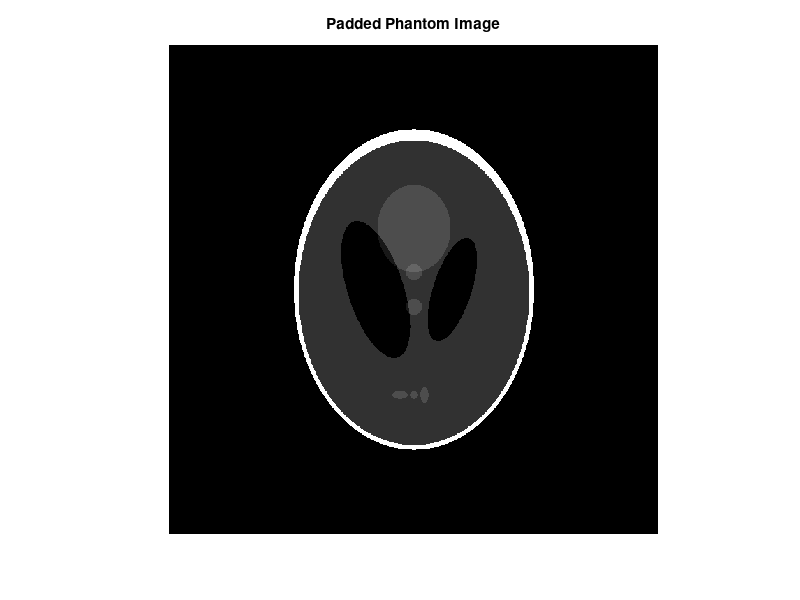

Write the MATLAB code that produced this figure. (Note: this script raises an error after producing the figure.)
% Copyright 2017 Kyungtaek Jun
% Licensed under the MIT License
% https://www.mit.edu/~amini/LICENSE.md

%%%%%%%%%%%%%%%%%%%%%%%%%%%%%%%%%%%%%%%%%%%%%%%%%%%%%%%%%%%%%%%%%%%%
%%% Virtual Alignment Method for Rigid Sample with Phantom Image %%%
%%% Scientific Reports, 2017                                     %%%
%%%%%%%%%%%%%%%%%%%%%%%%%%%%%%%%%%%%%%%%%%%%%%%%%%%%%%%%%%%%%%%%%%%%
close all, clear all, clc;

%%% the position of fixed point in the polar coordinate system
%%%%%%%%%%%%%%%%%%%%%%%%%%%%%%%%%%%%%%%%%%%%%%%%%%%%%%%%%%
fp_r = 100;         % Radius from the center of Reconstrucion
fp_phi = 45;        % Angle (degree)
%%%%%%%%%%%%%%%%%%%%%%%%%%%%%%%%%%%%%%%%%%%%%%%%%%%%%%%%%%

%%% initial set up
max_angle = 180;        % rotating angle
projections = 360;      % number of projection images
dtheta = max_angle/projections;
theta = 0:dtheta:max_angle-dtheta;

%%% make phantom image by 500*500 pixels
pnx = 500;      % size of phantom
P = phantom('Modified Shepp-Logan',pnx);

%%% padding 100 pixels around the image
Pad = 100;
inx = pnx + 2*Pad;
iny = inx;
IS = zeros(inx);     % Initial set up for Image Sample
for j = Pad + 1:iny - Pad       % put phantom on the center
    for i = Pad + 1:inx - Pad
        temp_val = P(i-Pad, j-Pad);
        if temp_val < 0    % remove negative values for making videos
            IS(i,j) = 0;
        else
            IS(i,j) = temp_val;
        end
    end
end
figure, imshow(IS), title('Padded Phantom Image');
set(gcf,'color','w');

%%% random errors
ER = Pad;       % range of errors
vt_er = randi([-ER ER],1,projections);      % vertial translation errors
pt_er = randi([-ER ER],1,projections);      % parallel translation erros

%%% set up videos
writerObj = VideoWriter('Phantom_During_Scanning.avi');
open(writerObj);
for k = 1:projections
    new_IS = imtranslate(IS,[vt_er(k), pt_er(k)]);
    writeVideo(writerObj, new_IS);
end
close(writerObj);

%%% set up non ideal sinogram
sino_nonideal = [];
for k = 1:projections
    new_IS = imtranslate(IS,[vt_er(k), pt_er(k)]);
    [sino_clmn,xp] = radon(new_IS,theta(k));
    sino_nonideal = [sino_nonideal sino_clmn];
end

figure, imagesc(theta,xp,sino_nonideal)
colormap(winter)
colorbar
xlabel('Parallel Rotation Angle - \theta (degrees)');
ylabel('Parallel Sensor Position - x\prime (pixels)');
title('Non-ideal sinogram with translation errors');
set(gcf,'color','w');
    
%%% ideal sinogram by applying virtual alignment method
[snx, sny] = size(sino_nonideal);
for j = 1:sny
    for i = 1:snx
        sino_ideal(i,j) = 0;
    end
end
    
deg_to_rad = pi/180;
Virtural_RA = round(snx/2);    
for j = 1:projections
    pjtd_CA_x = 0;
    total_MAC = 0;
    for i = 1:snx
        pjtd_CA_x = pjtd_CA_x + i*sino_nonideal(i,j);
        total_MAC = total_MAC + sino_nonideal(i,j);
    end
    
    pjtd_CA_x = pjtd_CA_x/total_MAC;                      % Calculate CA (CM)
    T = fp_r*cos((j*dtheta-fp_phi)*deg_to_rad);       % T function with Radius and Angle
    pjtd_CA_x = pjtd_CA_x + T;
    
    ceil_pjtd_CA_x = ceil(pjtd_CA_x);
    floor_pjtd_CA_x = floor(pjtd_CA_x);
    right_ratio = pjtd_CA_x - floor_pjtd_CA_x;
    left_ratio = ceil_pjtd_CA_x - pjtd_CA_x;
    if left_ratio == 0
        left_ratio = 1;
    end
    
    move = Virtural_RA - floor_pjtd_CA_x;
    
    for i = 2:snx-1
        if i+1+move <= 1 | i+move >= snx
            continue
        else
            sino_ideal(i+move,j) = sino_nonideal(i,j)*left_ratio + sino_nonideal(i+1,j)*right_ratio;   %
        end
    end
end
        
figure, imagesc(theta,xp,sino_ideal)
colormap(winter)
colorbar
xlabel('Parallel Rotation Angle - \theta (degrees)');
ylabel('Parallel Sensor Position - x\prime (pixels)');
title(['Ideal Sinogram - Fixted Point is on T function: R = ', int2str(fp_r), ' pixels, Angle = ', int2str(fp_phi), '\circ']);
set(gcf,'color','w');

output_size = inx;
Recon = iradon(sino_ideal,theta,output_size);
figure, imshow(Recon)
title(['Ideally Focused Reconstruction - Fixted Point is on T function: R = ', int2str(fp_r), ' pixels, Angle = ', int2str(fp_phi), '\circ']);
set(gcf,'color','w');

